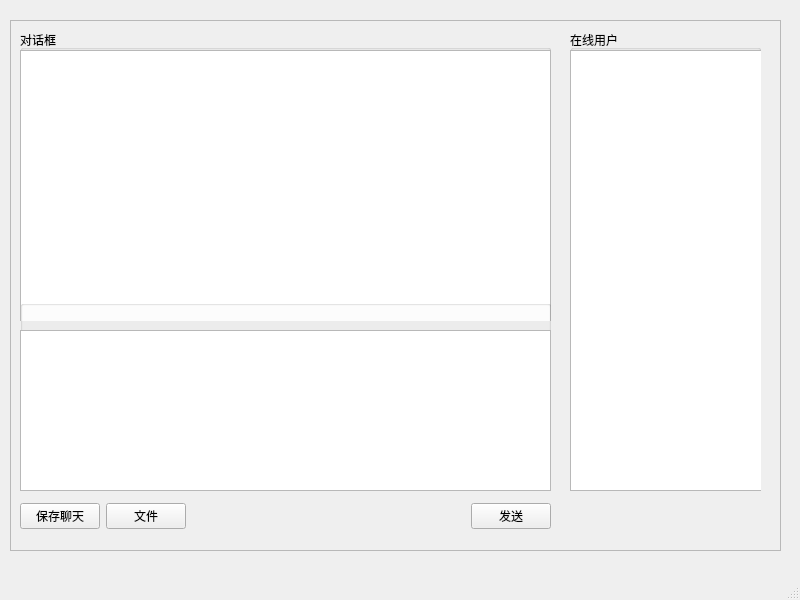
<?xml version="1.0" encoding="UTF-8"?>
<ui version="4.0">
 <class>MainWindow</class>
 <widget class="QMainWindow" name="MainWindow">
  <property name="geometry">
   <rect>
    <x>0</x>
    <y>0</y>
    <width>800</width>
    <height>600</height>
   </rect>
  </property>
  <property name="windowTitle">
   <string>MainWindow</string>
  </property>
  <widget class="QWidget" name="centralwidget">
   <widget class="QFrame" name="frame">
    <property name="geometry">
     <rect>
      <x>10</x>
      <y>20</y>
      <width>771</width>
      <height>531</height>
     </rect>
    </property>
    <property name="frameShape">
     <enum>QFrame::StyledPanel</enum>
    </property>
    <property name="frameShadow">
     <enum>QFrame::Raised</enum>
    </property>
    <widget class="QGroupBox" name="groupBox">
     <property name="geometry">
      <rect>
       <x>10</x>
       <y>10</y>
       <width>531</width>
       <height>291</height>
      </rect>
     </property>
     <property name="title">
      <string>对话框</string>
     </property>
     <widget class="QTextBrowser" name="textBrowser">
      <property name="geometry">
       <rect>
        <x>0</x>
        <y>20</y>
        <width>531</width>
        <height>281</height>
       </rect>
      </property>
     </widget>
     <widget class="QTextBrowser" name="textBrowser_3">
      <property name="geometry">
       <rect>
        <x>530</x>
        <y>210</y>
        <width>211</width>
        <height>251</height>
       </rect>
      </property>
     </widget>
    </widget>
    <widget class="QGroupBox" name="groupBox_2">
     <property name="geometry">
      <rect>
       <x>10</x>
       <y>280</y>
       <width>531</width>
       <height>191</height>
      </rect>
     </property>
     <property name="title">
      <string/>
     </property>
     <widget class="QTextEdit" name="textEdit">
      <property name="geometry">
       <rect>
        <x>0</x>
        <y>30</y>
        <width>531</width>
        <height>161</height>
       </rect>
      </property>
     </widget>
    </widget>
    <widget class="QGroupBox" name="groupBox_4">
     <property name="geometry">
      <rect>
       <x>560</x>
       <y>10</y>
       <width>191</width>
       <height>461</height>
      </rect>
     </property>
     <property name="title">
      <string>在线用户</string>
     </property>
     <widget class="QListWidget" name="listWidget">
      <property name="geometry">
       <rect>
        <x>0</x>
        <y>20</y>
        <width>201</width>
        <height>441</height>
       </rect>
      </property>
     </widget>
    </widget>
    <widget class="QWidget" name="horizontalLayoutWidget">
     <property name="geometry">
      <rect>
       <x>10</x>
       <y>480</y>
       <width>531</width>
       <height>33</height>
      </rect>
     </property>
     <layout class="QHBoxLayout" name="horizontalLayout">
      <item>
       <widget class="QPushButton" name="pushButton_2">
        <property name="text">
         <string>保存聊天</string>
        </property>
       </widget>
      </item>
      <item>
       <widget class="QPushButton" name="pushButton_3">
        <property name="text">
         <string>文件</string>
        </property>
       </widget>
      </item>
      <item>
       <spacer name="horizontalSpacer">
        <property name="orientation">
         <enum>Qt::Horizontal</enum>
        </property>
        <property name="sizeHint" stdset="0">
         <size>
          <width>40</width>
          <height>20</height>
         </size>
        </property>
       </spacer>
      </item>
      <item>
       <widget class="QPushButton" name="pushButton">
        <property name="text">
         <string>发送</string>
        </property>
       </widget>
      </item>
     </layout>
    </widget>
   </widget>
  </widget>
  <widget class="QMenuBar" name="menubar">
   <property name="geometry">
    <rect>
     <x>0</x>
     <y>0</y>
     <width>800</width>
     <height>28</height>
    </rect>
   </property>
  </widget>
  <widget class="QStatusBar" name="statusbar"/>
 </widget>
 <resources/>
 <connections/>
</ui>
